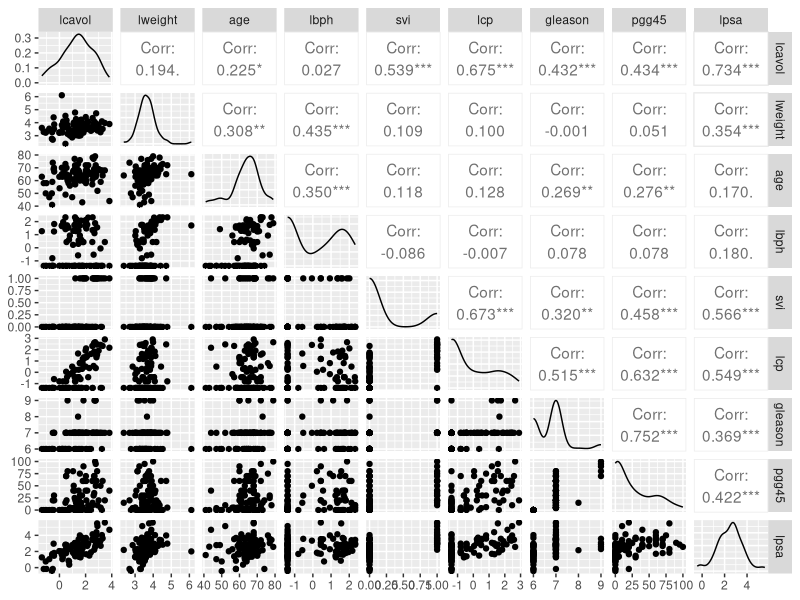
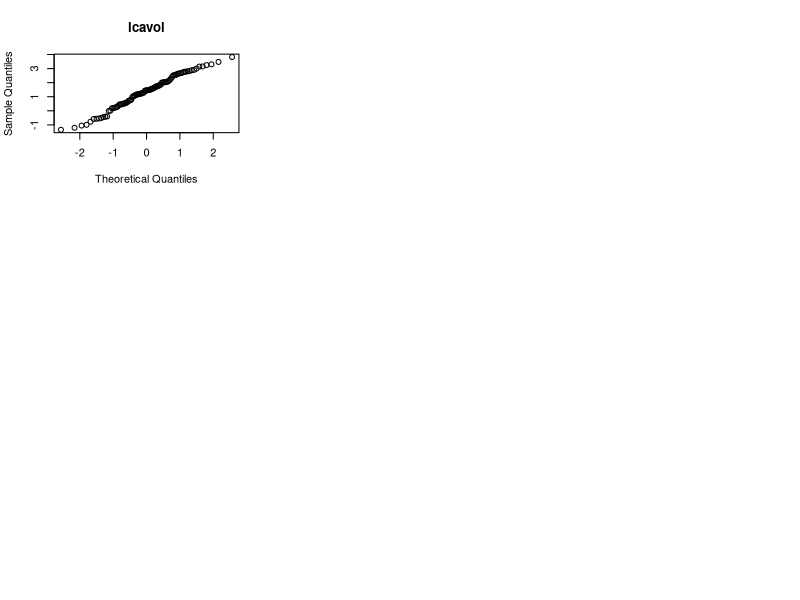
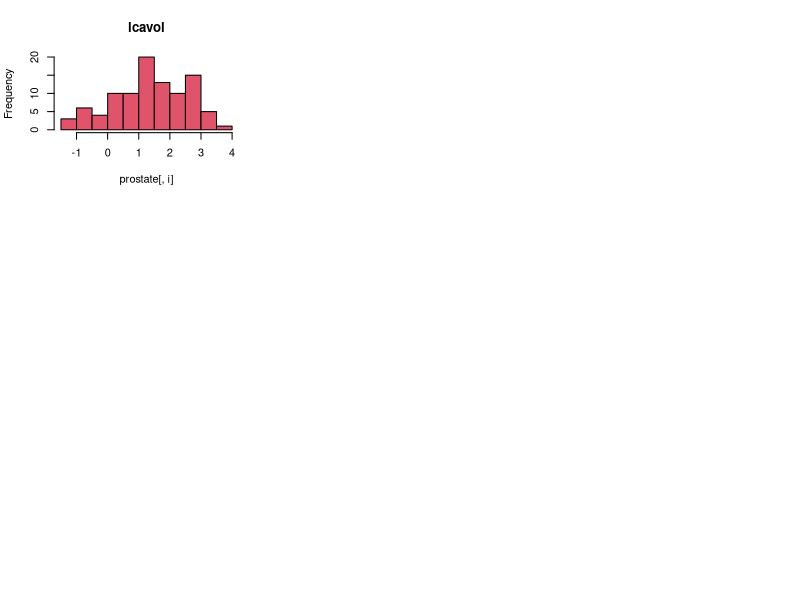
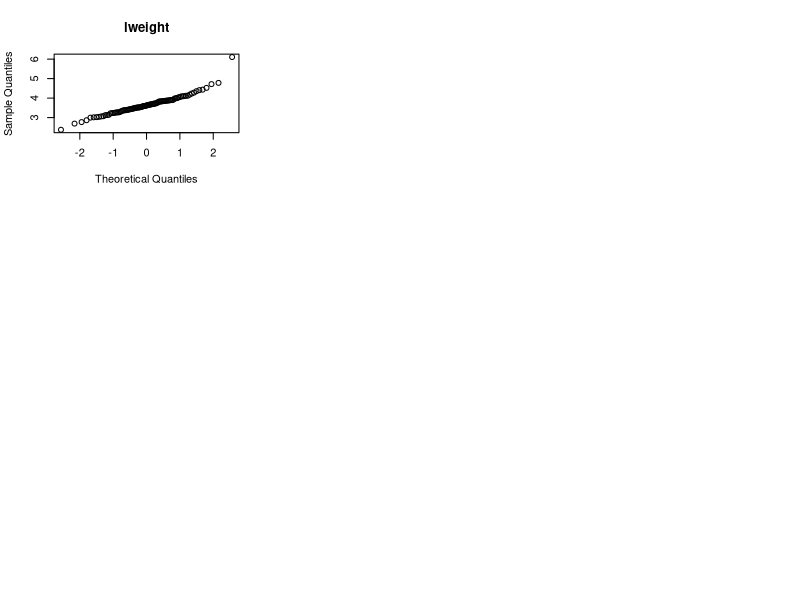
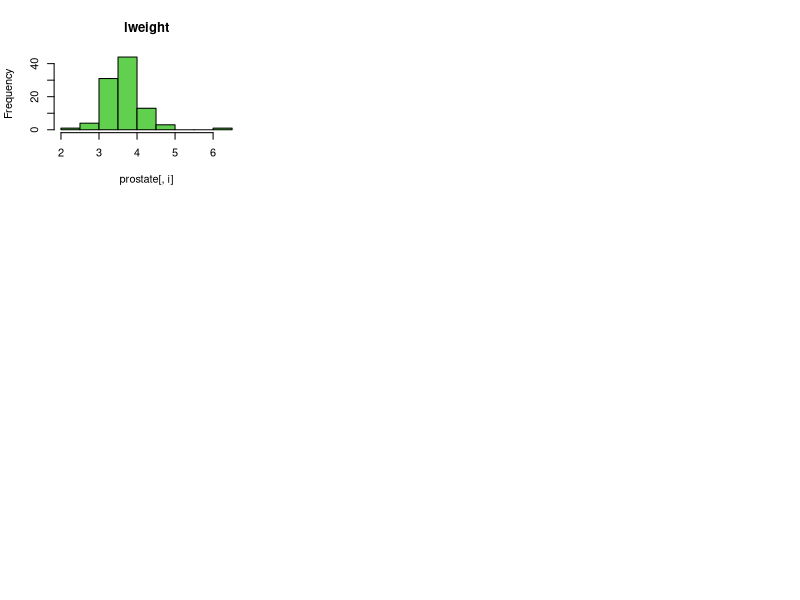
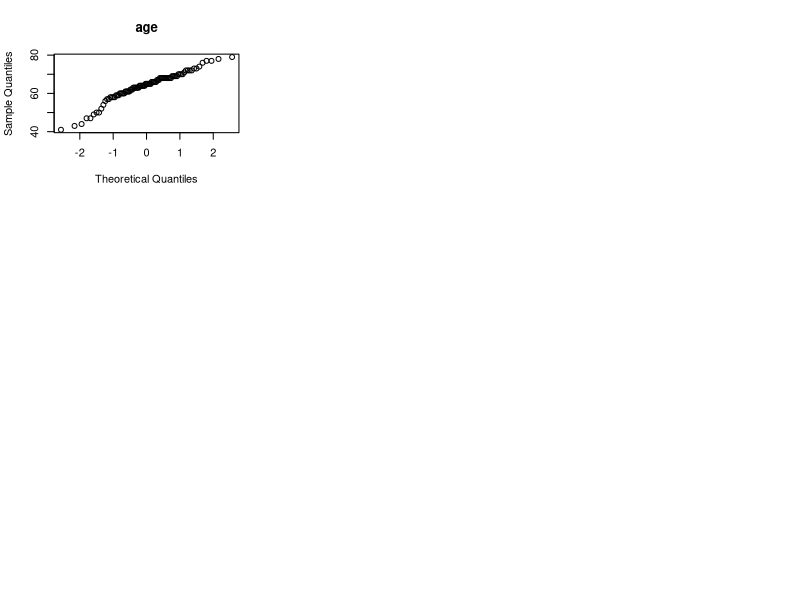
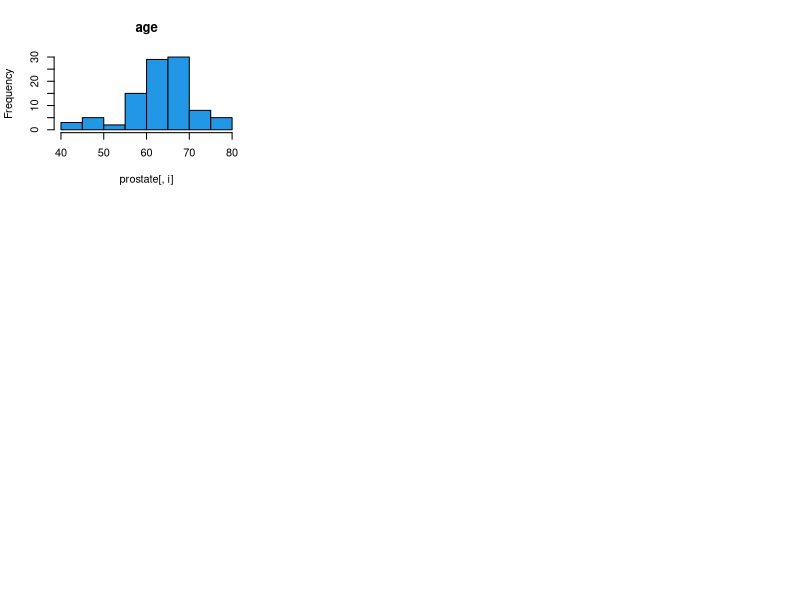
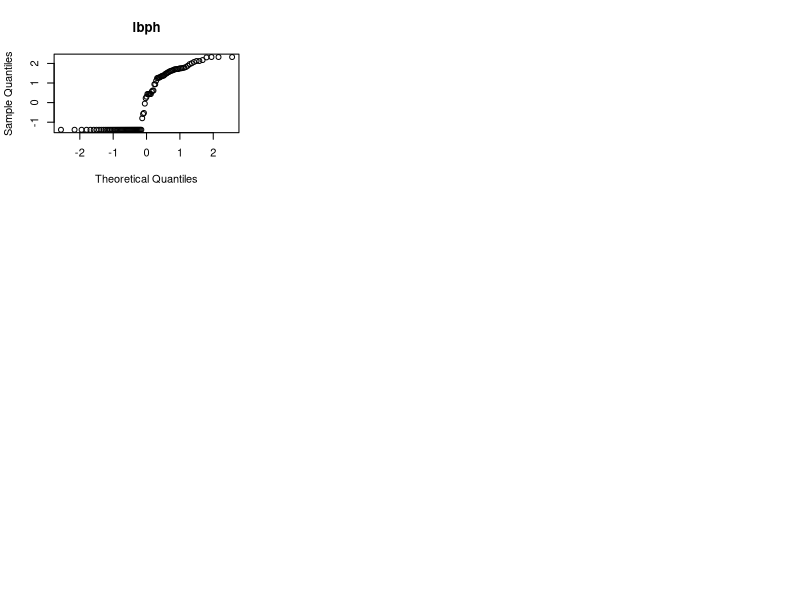

Generate these figures, in order, with R: (Note: this script raises an error after producing the figures.)
rm(list=ls())
prostate <- read.table("prostatedata.txt", header = TRUE,
                       sep = ";", dec = ",")
head(prostate)
summary(prostate)
dim(prostate)

#a. kcavol seems having high correlation with lpsa.
cor(prostate)
library(GGally)
ggpairs(prostate[2:10])

for (i in 2:10){ 
  par(mfrow=c(3,3))
  qqnorm(prostate[,i],main=names(prostate)[i]) 

  par(mfrow=c(3,3))
  hist(prostate[,i],col=i,main =names(prostate)[i])
}

prostate1<-prostate[,-c(1,11)]
dim(prostate1)
summary(prostate1)
par(mfrow=c(1,1))
boxplot(prostate1)
lm1 <- lm(lpsa ~ ., data = prostate1)
summary(lm14)
par(mfrow=c(2,3))
plot(lm1,1:6)
lm12<-step(lm1) 
drop1(lm12,test="F")
drop1(lm13<-update(lm12,~.-age),test="F")
drop1(lm14<-update(lm13,~.-lbph),test="F")
#drop1(lm15<-update(lm14,~.-svi),test="F")
logLik(lm14)
2*5-2*logLik(lm14) #2* totol no. of varables - 2*loglik(model)
AIC(lm14)
# > AIC(lm14)
# [1] 213.9851
# Residual standard error: 0.7072
# > AIC(lm15)
# [1] 214.8515
# Residual standard error: 0.7139 
summary(lm14)
par(mfrow=c(2,2))
plot(lm14)
# Cook's distance identifies cases that are influential or have a large effect on the regression solution and may be distorting the solution for the remaining cases in the analysis.Generally these are points that are distant from other points in the data  
#R-squared = Explained variation / Total variation.
#R-squared does not indicate whether a regression model is adequate.
#residual standard error = variance/n = sigma^2/n
#d. lcavol is most significant that matches the answer in a.

#f.(1) residual check
par(mfrow = c(3, 3))
for (i in 1:8) {
  plot(lm14$residuals ~ prostate1[,i], type = "n", xlab = names(prostate1)[i])
  text(prostate1[,i], lm14$residuals, labels = row.names(prostate1))
  lines(lowess(prostate1[,i], lm14$residuals), col = "blue")
}

library(reshape2)
library(ggplot2)
prostate1$residuals<-resid(lm14)
prostate2 <- melt(prostate1, measure.vars=c(1:4,6,8))
p <- ggplot(prostate2, aes(value, residuals))
p <- p + geom_point(shape=1)
p <- p + geom_smooth(method = lm) #loess
p <- p + facet_wrap(~ variable, scales="free")
print(p)

prostate1$residuals<-resid(lm14)
prostate2 <- melt(prostate1, measure.vars=c(1:4,6,8))
p <- ggplot(prostate2, aes(value, residuals))
p <- p + geom_point(shape=1)
p <- p + geom_smooth(method = loess) #loess
p <- p + facet_wrap(~ variable, scales="free")
print(p)


summary(prostate3)
# prostate3$age<-sqrt(prostate3$age)
# prostate3$pgg45<-sqrt(prostate3$pgg45)
lm2 <- lm(lpsa ~ .^2, data = prostate1)
summary(lm2)
par(mfrow=c(2,3))
plot(lm2,1:6)
#Residual standard error: 0.6968
#f.(2) influential obs 30,55,37
#prostate3<-prostate1[-30,]
boxplot(prostate3[1:9])
#lm2 <- lm(lpsa ~ .^2, data = prostate3)
summary(lm3)
lm3<-step(lm2)
drop1(lm3,test="F")
# drop1(lm4<-update(lm3,~.-1),test="F")
# drop1(lm4<-update(lm3,~.-lcavol:gleason),test="F")
# drop1(lm5<-update(lm4,~.-lweight:svi),test="F")
# drop1(lm6<-update(lm5,~.-lcavol:pgg45),test="F")
# drop1(lm7<-update(lm6,~.-age:gleason),test="F")

drop1(lm4<-update(lm3,~.-lcavol:pgg45),test="F")
drop1(lm4<-update(lm3,~.-lcp:pgg45),test="F")
drop1(lm5<-update(lm4,~.-lcavol:pgg45),test="F")
# drop1(lm6<-update(lm5,~.-lcavol:pgg45),test="F")
# drop1(lm7<-update(lm6,~.-age:gleason),test="F")
#drop1(lm8<-update(lm7,~.-age:lcp),test="F")
summary(lm5)
par(mfrow=c(2,2))
plot(lm5)
AIC(lm5)
# AIC(lm7)
# [1] 192.473
# Residual standard error: 0.6051 better!!!
# > AIC(lm8)
# [1] 194.2455
# Residual standard error: 0.6133
#confident interval
library(reshape2)
library(ggplot2)
prostate1$residuals<-resid(lm5)
prostate2 <- melt(prostate1, measure.vars=c(1:4,6,8))
p <- ggplot(prostate2, aes(value, residuals))
p <- p + geom_point(shape=1)
p <- p + geom_smooth(method = lm) #loess
p <- p + facet_wrap(~ variable, scales="free")
print(p)

prostate1$residuals<-resid(lm5)
prostate2 <- melt(prostate1, measure.vars=c(1:4,6,8))
p <- ggplot(prostate2, aes(value, residuals))
p <- p + geom_point(shape=1)
p <- p + geom_smooth(method = loess) #loess
p <- p + facet_wrap(~ variable, scales="free")
print(p)

library(gplots)
filled.contour(prostate1, main="Protein-Protein Interaction Potential")
